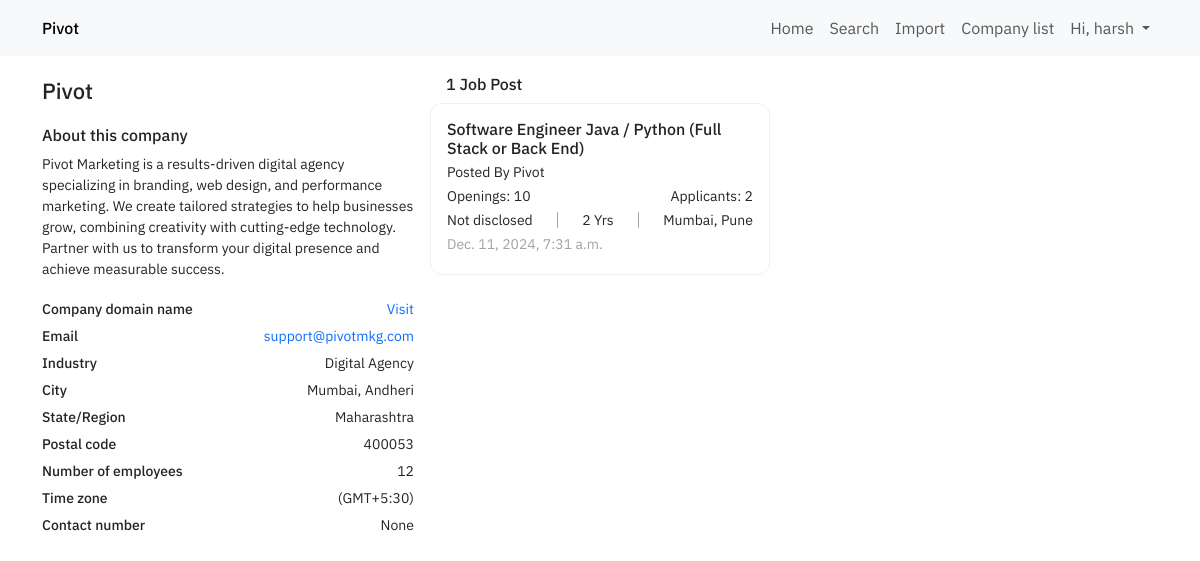
/company-profile/1 (signed in), run on the app's committed database.
### webpages/models.py (models this page shows, shortened)
class Company(models.Model):
    is_active = models.BooleanField(null=True, blank=True)
    company_name = models.CharField(max_length=255)
    company_address = models.TextField(blank=True, null=True)
    company_email = models.CharField(max_length=255, blank=True, null=True)
    company_info = models.TextField(blank=True, null=True)
    company_domain_name = models.CharField(max_length=255, blank=True, null=True)
    industry_type = models.ForeignKey(IndustryType, on_delete=models.CASCADE, blank=True, null=True)
    company_postal_code = models.CharField(max_length=255, blank=True, null=True)
    company_number_of_employees = models.IntegerField(blank=True, null=True)
    company_time_zone = models.CharField(max_length=255, blank=True, null=True)
    company_linkedin_profile = models.CharField(max_length=255, blank=True, null=True)
    company_annual_revenue = models.CharField(max_length=255, blank=True, null=True)
    company_city = models.CharField(max_length=255, blank=True, null=True)
    company_state_region = models.CharField(max_length=255, blank=True, null=True)
    company_contact_number = models.CharField(max_length=25, blank=True, null=True)
    created_at = models.DateTimeField(auto_now_add=True)
    updated_at = models.DateTimeField(auto_now=True)

class IndustryType(models.Model):
    industry_type_name = models.CharField(max_length=255)
    created_at = models.DateTimeField(auto_now_add=True)
    updated_at = models.DateTimeField(auto_now=True)

class JobPosting(models.Model):
    is_active = models.BooleanField(null=True, blank=True)
    company = models.ForeignKey(Company, on_delete=models.CASCADE)
    job_role = models.CharField(max_length=255)
    experience_required = models.IntegerField(default=0)
    location = models.CharField(max_length=255)
    number_of_openings = models.IntegerField()
    number_of_applicants = models.IntegerField()
    job_description = models.TextField()
    created_at = models.DateTimeField(auto_now_add=True)
    updated_at = models.DateTimeField(auto_now=True)
    created_by = models.ForeignKey(User, on_delete=models.CASCADE)
    def __str__(self):
        return f"{self.id} - {self.job_role} - {self.company.company_name}"

### webpages/views.py (the view)
# urls.py: path("company-profile/<int:id>", view=companyProfile, name="webpages-company-profile"),
@login_required(login_url="user-login")
def companyProfile(request, id):
    companyProfileObject = models.Company.objects.filter(id=id).first()
    jobPostinglist = models.JobPosting.objects.filter(company=companyProfileObject)
    print(jobPostinglist)
    for jobPostingItem in jobPostinglist:
        shortlistedCandidateList = models.ShortlistedCandidate.objects.filter(job_posting= jobPostingItem)
        jobPostingItem.shortlistedCandidateList = shortlistedCandidateList
        jobPostingItem.number_of_candidates = len(shortlistedCandidateList)
        print(jobPostingItem.shortlistedCandidateList)
        for candidate in shortlistedCandidateList:
            candidateTimelineList = models.ShortlistedCandidateTimeline.objects.filter(shortlisted_Candidate=candidate.id)
            candidateProjectList = models.CandidateProject.objects.filter(candidate=candidate.id)
            candidateExperienceList = models.CandidateExperience.objects.filter(candidate=candidate.id)
            candidateEducationList = models.CandidateEducation.objects.filter(candidate=candidate.id)
            print(candidateTimelineList)
            print(candidateProjectList)
            print(candidateExperienceList)
            print(candidateEducationList)
            candidate.candidateTimelineList = candidateTimelineList
            candidate.candidateProjectList = candidateProjectList
            candidate.candidateExperienceList = candidateExperienceList
            candidate.candidateEducationList = candidateEducationList
    context = {
        "companyObject":companyProfileObject,
        "jobPostinglist":jobPostinglist,
        "jobPostLen":len(jobPostinglist)
    }
    return render(request, "company-profile.html", context)

### webpages/models.py (called while the page is built)
    def __str__(self):
        return f"{self.id} - {self.candidate.first_name} {self.candidate.last_name} - {self.company.company_name} - {self.job_posting.job_role}"

    def __str__(self):
        return f"{self.id} - {self.shortlisted_Candidate.company.company_name} - {self.shortlisted_Candidate.job_posting.job_role} - {self.timeline_name} - {self.shortlisted_Candidate.candidate.first_name} {self.shortlisted_Candidate.candidate.last_name}"

    def __str__(self):
        return f"{self.project_name} by {self.candidate.email}"

    def __str__(self):
        return f"{self.education_name} - {self.university_college_name} - {self.candidate.email}"

### templates/company-profile.html (shortened to what this page needs)
{% load static %}
<!doctype html>
<html lang="en">
<head>
    <link rel="stylesheet" href="{% static './css/main.css' %}">
    <link rel="stylesheet" href="{% static './css/dashboard.css' %}">
    <link rel="stylesheet" href="{% static './css/company-profile.css' %}">
    <link href="https://cdn.jsdelivr.net/npm/bootstrap@5.3.3/dist/css/bootstrap.min.css" rel="stylesheet"
>
</head>
<body>
    {% include 'inc/navbar.html' %}
    <section class="company-profile-section">
        <div class="container">
            <div class="company-profile-grid">
                <div class="company-profile-wrapper">
                    <div class="company-profile">
                        <h1 class="company-profile-info-item company-profile-info-item-name">
                          {{companyObject.company_name}}
                        </h1>
                        <h5 class="title">About this company</h5>
                        <p class="company-profile-info-item company-profile-info-item-about-company">
                            {{companyObject.company_info}}
                        </p>
                        <div class="company-meta-info-wrapper">
                            <div class="company-meta-info-group">
                                <label class="company-meta-info-group-item-label">
                                    Company domain name
                                </label>
                                <div class="company-meta-info-group-item-label-value">
                                    <a href="{{companyObject.company_domain_name}}" class="company-meta-info-group-item-cta">Visit</a>
                                </div>
                            </div>
                            <div class="company-meta-info-group">
                                <label class="company-meta-info-group-item-label">
                                    Email
                                </label>
                                <div class="company-meta-info-group-item-label-value">
                                    <a href="#" class="company-meta-info-group-item-cta">
                                        {{companyObject.company_email}}
                                    </a>
                                </div>
                            </div>
                            <div class="company-meta-info-group">
                                <label class="company-meta-info-group-item-label">
                                    Industry
                                </label>
                                <div class="company-meta-info-group-item-label-value">
                                    {{companyObject.industry_type.industry_type_name}}
                                </div>
                            </div>
                            <div class="company-meta-info-group">
                                <label class="company-meta-info-group-item-label">
                                    City
                                </label>
                                <div class="company-meta-info-group-item-label-value">
                                    {{companyObject.company_city}}
                                </div>
                            </div>
                            <div class="company-meta-info-group">
                                <label class="company-meta-info-group-item-label">
                                    State/Region
                                </label>
                                <div class="company-meta-info-group-item-label-value">
                                    {{companyObject.company_state_region}}
                                </div>
                            </div>
                            <div class="company-meta-info-group">
                                <label class="company-meta-info-group-item-label">
                                    Postal code
                                </label>
                                <div class="company-meta-info-group-item-label-value">
                                    {{companyObject.company_postal_code}}
                                </div>
                            </div>
                            <div class="company-meta-info-group">
                                <label class="company-meta-info-group-item-label">
                                    Number of employees
                                </label>
                                <div class="company-meta-info-group-item-label-value">
                                    {{companyObject.company_number_of_employees}}
                                </div>
                            </div>
                            <div class="company-meta-info-group">
                                <label class="company-meta-info-group-item-label">
                                    Time zone
                                </label>
                                <div class="company-meta-info-group-item-label-value">
                                    {{companyObject.company_time_zone}}
                                </div>
                            </div>
                            <div class="company-meta-info-group">
                                <label class="company-meta-info-group-item-label">
                                    Contact number
                                </label>
                                <div class="company-meta-info-group-item-label-value">
                                    {{companyObject.company_contact_number}}
                                </div>
                            </div>
                        </div>
                    </div>
                </div>
                <div class="job-post-list-wrapper">
                    <h1 class="wrapper-title"> {{jobPostLen}} Job Post</h1>
                    {% for jobPost in jobPostinglist%}
                    <div class="job-post-card " id="jobPost{{jobPost.id}}Candidates">
                        <h1 class="job-post-card-item job-post-card-item-title">
                            {{jobPost.job_role}}
                        </h1>
                        <p class="job-post-card-item job-post-card-item-company-name">
                            Posted By {{jobPost.company.company_name}}
                        </p>
                        <div class="job-post-card-meta-info">
                            <span class="job-post-card-meta-info-item">
                                Openings: {{jobPost.number_of_openings}}
                            </span>
                            <span class="job-post-card-meta-info-item">
                                Applicants: {{jobPost.number_of_applicants}}
                            </span>
                        </div>
                        <div class="job-post-card-meta-info">
                            <span class="job-post-card-meta-info-item">
                                Not disclosed
                            </span>
                            <span class="job-post-card-meta-info-item">
                               {{jobPost.experience_required}} Yrs
                            </span>
                            <span class="job-post-card-meta-info-item">
                                {{jobPost.location}}
                            </span>
                        </div>
                        <div class="job-post-card-meta-info">
                            <span class="job-post-card-meta-info-item">
                                <div class="job-post-card-meta-info-item-timestamp">
                                    {{jobPost.created_at}}
                                </div>
                            </span>
                        </div>
                    </div>
                    {% endfor %}
                </div>
                <div class="shortlisted-candidate-wrapper">
                </div>
            </div>
        </div>
    </section>
</body>
</html>

### templates/inc/navbar.html (shortened to what this page needs)
<nav class="navbar navbar-expand-lg bg-body-tertiary">
    <div class="container">
        {% include 'inc/navbar-brand.html' %}
        <div class="collapse navbar-collapse" id="navbarSupportedContent">
            <ul class="navbar-nav me-auto mb-2 mb-lg-0">
                <li class="nav-item">
                    <a class="nav-link" aria-current="page" href="{% url 'webpages-home' %}">Home</a>
                </li>
                {% if user.is_authenticated %}
                <li class="nav-item">
                    <a class="nav-link" href="{% url 'webpages-search' %}">Search</a>
                </li>
                <li class="nav-item">
                    <a class="nav-link" href="{% url 'webpages-import' %}">Import</a>
                </li>
                <li class="nav-item">
                    <a class="nav-link" href="{% url 'webpages-company-list' %}">Company list</a>
                </li>
                <li class="nav-item dropdown">
                    <a class="nav-link dropdown-toggle" href="#" role="button" data-bs-toggle="dropdown"
                        aria-expanded="false">
                        Hi, {{user.username}}
                    </a>
                </li>
                {% endif %}
            </ul>
        </div>
    </div>
</nav>

### ats/static/css/main.css (style rules this page uses)
:root { --ff-primary: "IBM Plex Sans", sans-serif; --primary-color: "F96E2A"; }
* { font-family: var(--ff-primary); }
.navbar { padding: 1em 2em; }
.navbar .container { display: flex; justify-content: space-between; align-items: center; }
.nav-link { text-decoration: none; color: black; }
ul.navbar-nav.me-auto.mb-2.mb-lg-0 { margin: 0; margin-left: auto; margin-right: 0!important; }

### ats/static/css/dashboard.css (style rules this page uses)
.job-post-card-item { font-size: 14px; margin: 0%; }
.job-post-card-item-title { font-size: 16px; }
.job-post-card { padding: 1em; background: rgb(255, 255, 255); border-bottom: 1px solid rgb(240, 240, 240); }
.job-post-card-item-company-name { margin: 3px 0; }
.job-post-card-meta-info { display: flex; align-items: center; justify-content: space-between; margin: 3px 0; }
.job-post-card-meta-info-item { font-size: 14px; }
.job-post-card-meta-info-item-timestamp { font-size: 14px; color: #a3a3a3; }
.wrapper-title { margin: 1em 0 0 0; padding: 3px 1em; font-size: 16px; }

### ats/static/css/company-profile.css (style rules this page uses)
.company-profile-info-item-name { font-size: 22px; margin: 1em 0; }
.company-profile-wrapper { max-width: 500px; }
.company-profile-info-item-about-company { margin: 0; }
.title { font-size: 16px; }
.company-profile-info-item-about-company { font-size: 14px; }
.company-meta-info-group-item-label, .company-meta-info-group-item-label-value { font-size: 14px; }
.company-meta-info-group-item-label { font-weight: 500; display: block; margin: 3px 0; }
.company-meta-info-group-item-cta { font-size: 14px; text-decoration: none; }
.company-meta-info-wrapper { margin: 1em 0; display: grid; }
.company-meta-info-group { display: flex; justify-content: space-between; align-items: center; }
.company-profile-grid { display: grid; grid-template-columns: 1fr 1fr 1fr; }
.job-post-list-wrapper { margin: 0 1em; }
.job-post-card { border-radius: 12px; border: 1px solid #f0f0f0; margin: 6px 0; }
.shortlisted-candidate-wrapper { height: 90vh; overflow: scroll; }

### data on the page
Company: company_name "Pivot", company_info "Pivot Marketing is a results-driven digital agency specializing in branding, web design, and performance marketing. We create tailored strategies to help businesses grow, combining creativity with cutting-edge technology. Partner with us to transform your digital presence and achieve measurable success.", company_email "support@pivotmkg.com", industry_type.industry_type_name "Digital Agency", company_city "Mumbai, Andheri", company_state_region "Maharashtra", company_postal_code "400053", company_number_of_employees "12", company_time_zone "(GMT+5:30)", company_contact_number "None"
JobPosting: job_role "Software Engineer Java / Python (Full Stack or Back End)", company.company_name "Pivot", number_of_openings "10", number_of_applicants "2", experience_required "2", location "Mumbai, Pune", created_at "Dec. 11, 2024, 7:31 a.m."

### other printed values
{{ user.username }} "harsh"
{{ jobPostLen }} "1"
